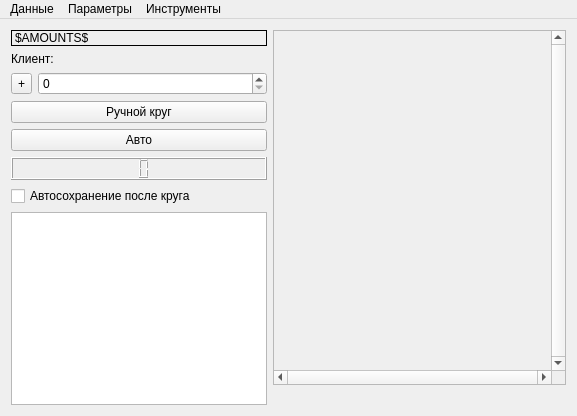
<?xml version="1.0" encoding="UTF-8"?>
<ui version="4.0">
 <class>MainWindow</class>
 <widget class="QMainWindow" name="MainWindow">
  <property name="geometry">
   <rect>
    <x>0</x>
    <y>0</y>
    <width>577</width>
    <height>416</height>
   </rect>
  </property>
  <property name="windowTitle">
   <string>Костя</string>
  </property>
  <widget class="QWidget" name="centralWidget">
   <layout class="QHBoxLayout" name="horizontalLayout" stretch="0,1">
    <item>
     <layout class="QVBoxLayout" name="verticalLayout">
      <item>
       <widget class="QLabel" name="amounts_lbl">
        <property name="frameShape">
         <enum>QFrame::Box</enum>
        </property>
        <property name="text">
         <string>$AMOUNTS$</string>
        </property>
       </widget>
      </item>
      <item>
       <widget class="QLabel" name="label">
        <property name="text">
         <string>Клиент:</string>
        </property>
       </widget>
      </item>
      <item>
       <layout class="QHBoxLayout" name="horizontalLayout_2">
        <item>
         <widget class="QToolButton" name="toolButton">
          <property name="text">
           <string>+</string>
          </property>
         </widget>
        </item>
        <item>
         <widget class="QSpinBox" name="spinBox"/>
        </item>
       </layout>
      </item>
      <item>
       <widget class="QPushButton" name="pushButton">
        <property name="text">
         <string>Ручной круг</string>
        </property>
       </widget>
      </item>
      <item>
       <widget class="QPushButton" name="pushButton_2">
        <property name="text">
         <string>Авто</string>
        </property>
        <property name="checkable">
         <bool>true</bool>
        </property>
       </widget>
      </item>
      <item>
       <widget class="QLCDNumber" name="lcdNumber">
        <property name="digitCount">
         <number>2</number>
        </property>
        <property name="segmentStyle">
         <enum>QLCDNumber::Filled</enum>
        </property>
        <property name="intValue" stdset="0">
         <number>100</number>
        </property>
       </widget>
      </item>
      <item>
       <widget class="QCheckBox" name="checkBox">
        <property name="text">
         <string>Автосохранение после круга</string>
        </property>
       </widget>
      </item>
      <item>
       <widget class="QTextEdit" name="textEdit">
        <property name="readOnly">
         <bool>true</bool>
        </property>
       </widget>
      </item>
     </layout>
    </item>
    <item>
     <layout class="QVBoxLayout" name="verticalLayout_3">
      <item>
       <widget class="QScrollArea" name="detailData_scrollArea">
        <property name="verticalScrollBarPolicy">
         <enum>Qt::ScrollBarAlwaysOn</enum>
        </property>
        <property name="horizontalScrollBarPolicy">
         <enum>Qt::ScrollBarAlwaysOn</enum>
        </property>
        <property name="widgetResizable">
         <bool>true</bool>
        </property>
        <widget class="QWidget" name="scrollAreaWidgetContents">
         <property name="geometry">
          <rect>
           <x>0</x>
           <y>0</y>
           <width>277</width>
           <height>341</height>
          </rect>
         </property>
         <layout class="QVBoxLayout" name="verticalLayout_2"/>
        </widget>
       </widget>
      </item>
      <item>
       <widget class="QLabel" name="status_lbl">
        <property name="text">
         <string/>
        </property>
       </widget>
      </item>
     </layout>
    </item>
   </layout>
  </widget>
  <widget class="QMenuBar" name="menuBar">
   <property name="geometry">
    <rect>
     <x>0</x>
     <y>0</y>
     <width>577</width>
     <height>20</height>
    </rect>
   </property>
   <widget class="QMenu" name="menu">
    <property name="title">
     <string>Данные</string>
    </property>
    <addaction name="action"/>
    <addaction name="action_2"/>
    <addaction name="action_VK_2"/>
   </widget>
   <widget class="QMenu" name="menu_2">
    <property name="title">
     <string>Параметры</string>
    </property>
    <addaction name="action_SMTP"/>
    <addaction name="action_3"/>
    <addaction name="action_MySQL"/>
    <addaction name="action_VK"/>
   </widget>
   <widget class="QMenu" name="menu_3">
    <property name="title">
     <string>Инструменты</string>
    </property>
    <addaction name="action_4"/>
   </widget>
   <addaction name="menu"/>
   <addaction name="menu_2"/>
   <addaction name="menu_3"/>
  </widget>
  <action name="action">
   <property name="text">
    <string>Загрузить</string>
   </property>
  </action>
  <action name="action_2">
   <property name="text">
    <string>Сохранить</string>
   </property>
  </action>
  <action name="action_SMTP">
   <property name="text">
    <string>Настройка SMTP</string>
   </property>
  </action>
  <action name="action_3">
   <property name="text">
    <string>Настройка алгоритма</string>
   </property>
  </action>
  <action name="action_MySQL">
   <property name="text">
    <string>Настройка MySQL</string>
   </property>
  </action>
  <action name="action_4">
   <property name="text">
    <string>Генератор ссылок</string>
   </property>
  </action>
  <action name="action_VK">
   <property name="text">
    <string>Настройка аккаунта VK</string>
   </property>
  </action>
  <action name="action_VK_2">
   <property name="text">
    <string>Добавить из VK</string>
   </property>
  </action>
 </widget>
 <layoutdefault spacing="6" margin="11"/>
 <resources/>
 <connections/>
</ui>
